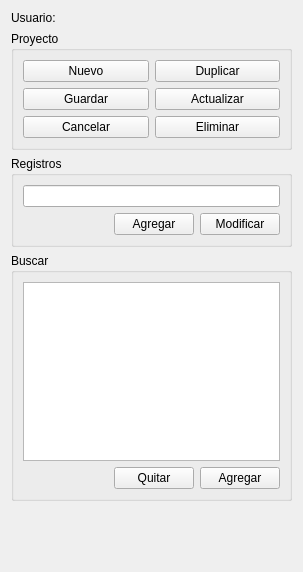
<?xml version="1.0" encoding="UTF-8"?>
<ui version="4.0">
 <class>Form</class>
 <widget class="QWidget" name="Form">
  <property name="geometry">
   <rect>
    <x>0</x>
    <y>0</y>
    <width>292</width>
    <height>572</height>
   </rect>
  </property>
  <property name="windowTitle">
   <string>Form</string>
  </property>
  <layout class="QGridLayout" name="gridLayout_4">
   <item row="0" column="0">
    <layout class="QHBoxLayout" name="horizontalLayout">
     <item>
      <widget class="QLabel" name="label">
       <property name="text">
        <string>Usuario:</string>
       </property>
      </widget>
     </item>
     <item>
      <widget class="QLabel" name="label_2">
       <property name="text">
        <string/>
       </property>
      </widget>
     </item>
    </layout>
   </item>
   <item row="1" column="0">
    <widget class="QGroupBox" name="groupBox">
     <property name="title">
      <string>Proyecto</string>
     </property>
     <layout class="QGridLayout" name="gridLayout">
      <item row="0" column="0">
       <widget class="QPushButton" name="pushButton">
        <property name="text">
         <string>Nuevo</string>
        </property>
       </widget>
      </item>
      <item row="1" column="0">
       <widget class="QPushButton" name="pushButton_3">
        <property name="text">
         <string>Guardar</string>
        </property>
       </widget>
      </item>
      <item row="2" column="0">
       <widget class="QPushButton" name="pushButton_2">
        <property name="text">
         <string>Cancelar</string>
        </property>
       </widget>
      </item>
      <item row="0" column="1">
       <widget class="QPushButton" name="pushButton_8">
        <property name="text">
         <string>Duplicar</string>
        </property>
       </widget>
      </item>
      <item row="1" column="1">
       <widget class="QPushButton" name="pushButton_9">
        <property name="text">
         <string>Actualizar</string>
        </property>
       </widget>
      </item>
      <item row="2" column="1">
       <widget class="QPushButton" name="pushButton_10">
        <property name="text">
         <string>Eliminar</string>
        </property>
       </widget>
      </item>
     </layout>
    </widget>
   </item>
   <item row="3" column="0">
    <widget class="QGroupBox" name="groupBox_3">
     <property name="title">
      <string>Buscar</string>
     </property>
     <layout class="QGridLayout" name="gridLayout_3">
      <item row="1" column="0">
       <layout class="QHBoxLayout" name="horizontalLayout_2">
        <item>
         <spacer name="horizontalSpacer">
          <property name="orientation">
           <enum>Qt::Horizontal</enum>
          </property>
          <property name="sizeHint" stdset="0">
           <size>
            <width>40</width>
            <height>20</height>
           </size>
          </property>
         </spacer>
        </item>
        <item>
         <widget class="QPushButton" name="pushButton_7">
          <property name="text">
           <string>Quitar</string>
          </property>
         </widget>
        </item>
        <item>
         <widget class="QPushButton" name="pushButton_6">
          <property name="text">
           <string>Agregar</string>
          </property>
         </widget>
        </item>
       </layout>
      </item>
      <item row="0" column="0">
       <widget class="QTableView" name="tableView"/>
      </item>
     </layout>
    </widget>
   </item>
   <item row="4" column="0">
    <spacer name="verticalSpacer">
     <property name="orientation">
      <enum>Qt::Vertical</enum>
     </property>
     <property name="sizeHint" stdset="0">
      <size>
       <width>281</width>
       <height>72</height>
      </size>
     </property>
    </spacer>
   </item>
   <item row="2" column="0">
    <widget class="QGroupBox" name="groupBox_2">
     <property name="title">
      <string>Registros</string>
     </property>
     <layout class="QGridLayout" name="gridLayout_2">
      <item row="0" column="0">
       <widget class="QLineEdit" name="lineEdit_2"/>
      </item>
      <item row="1" column="0">
       <layout class="QHBoxLayout" name="horizontalLayout_3">
        <item>
         <spacer name="horizontalSpacer_2">
          <property name="orientation">
           <enum>Qt::Horizontal</enum>
          </property>
          <property name="sizeHint" stdset="0">
           <size>
            <width>40</width>
            <height>20</height>
           </size>
          </property>
         </spacer>
        </item>
        <item>
         <widget class="QPushButton" name="pushButton_4">
          <property name="text">
           <string>Agregar</string>
          </property>
         </widget>
        </item>
        <item>
         <widget class="QPushButton" name="pushButton_5">
          <property name="text">
           <string>Modificar</string>
          </property>
         </widget>
        </item>
       </layout>
      </item>
     </layout>
    </widget>
   </item>
  </layout>
 </widget>
 <resources/>
 <connections/>
</ui>
